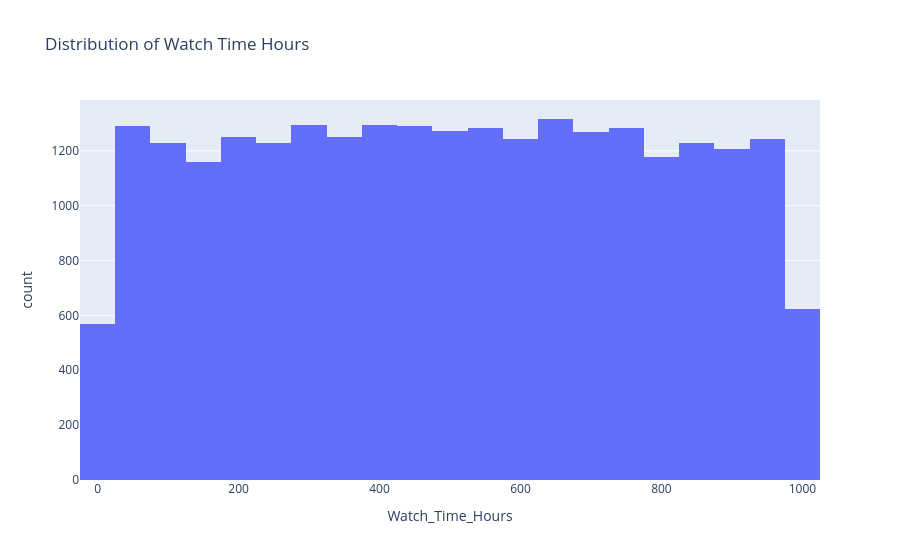

The notebook cell saved with this chart:
### Code cell
fig = px.histogram(Data , x = 'Watch_Time_Hours' , nbins=20 , title=' Distribution of Watch Time Hours')
fig.show()

### Figure 1 — Plotly figure (JSON) as saved in the notebook; plotly's stock layout.template omitted (floating-point values rounded to 4 significant figures; data arrays with more than 128 entries replaced by an {"elided": "..."} marker saying what was removed)
{"data": [{"bingroup": "x", "hovertemplate": "Watch_Time_Hours=%{x}<br>count=%{y}<extra></extra>", "legendgroup": "", "marker": {"color": "#636efa", "pattern": {"shape": ""}}, "name": "", "nbinsx": 20, "orientation": "v", "showlegend": false, "type": "histogram", "x": {"elided": "25000 float values"}, "xaxis": "x", "yaxis": "y"}], "layout": {"barmode": "relative", "legend": {"tracegroupgap": 0}, "title": {"text": " Distribution of Watch Time Hours"}, "xaxis": {"anchor": "y", "domain": [0, 1], "title": {"text": "Watch_Time_Hours"}}, "yaxis": {"anchor": "x", "domain": [0, 1], "title": {"text": "count"}}}}
